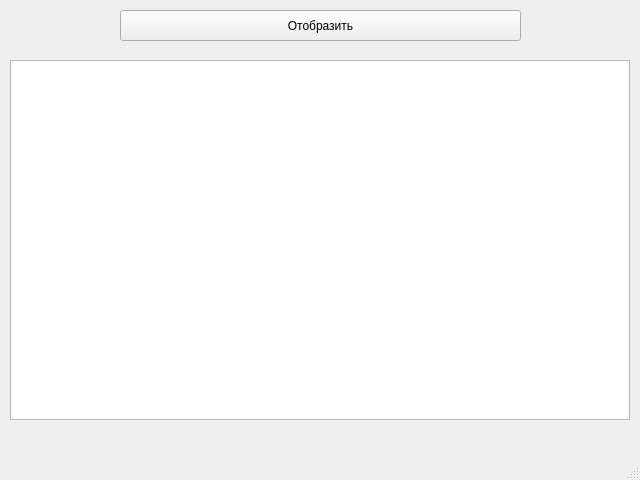
<?xml version="1.0" encoding="UTF-8"?>
<ui version="4.0">
 <class>mainWindow</class>
 <widget class="QMainWindow" name="mainWindow">
  <property name="geometry">
   <rect>
    <x>0</x>
    <y>0</y>
    <width>640</width>
    <height>480</height>
   </rect>
  </property>
  <property name="windowTitle">
   <string>Кофе</string>
  </property>
  <widget class="QWidget" name="centralwidget">
   <widget class="QTableWidget" name="tableWidget">
    <property name="geometry">
     <rect>
      <x>10</x>
      <y>60</y>
      <width>620</width>
      <height>360</height>
     </rect>
    </property>
   </widget>
   <widget class="QPushButton" name="pushButton">
    <property name="geometry">
     <rect>
      <x>120</x>
      <y>10</y>
      <width>401</width>
      <height>31</height>
     </rect>
    </property>
    <property name="text">
     <string>Отобразить</string>
    </property>
   </widget>
  </widget>
  <widget class="QMenuBar" name="menubar">
   <property name="geometry">
    <rect>
     <x>0</x>
     <y>0</y>
     <width>640</width>
     <height>22</height>
    </rect>
   </property>
  </widget>
  <widget class="QStatusBar" name="statusbar"/>
 </widget>
 <resources/>
 <connections/>
</ui>
